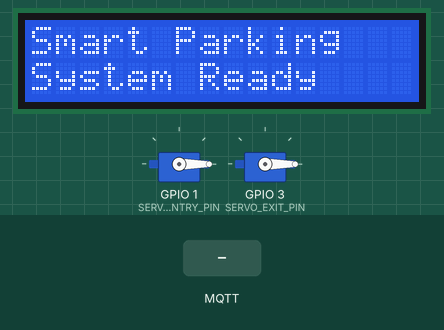
Recording of a sketch running on a simulated ESP32-S3. Parts: 2 × servo, 16×2 character LCD. The inputs (shaded band) are chosen by the test bench. WiFi joins after 1.5 s; servers stay silent unless stated; no MQTT or app messages arrive unless stated; what the sketch prints to the serial monitor is not drawn.

Above: at 3.8 s.
3.9 s: MQTT message "OPEN" arrives on the third subscribed topic
At 5.0 s:
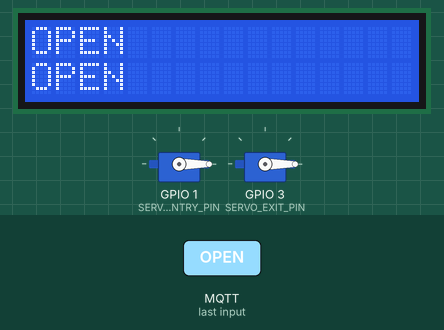
5.4 s: MQTT message "1" arrives on the third subscribed topic
At 6.6 s:
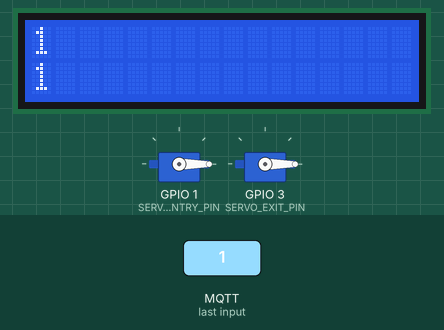
6.9 s: MQTT message "on" arrives on the third subscribed topic
At 7.4 s:
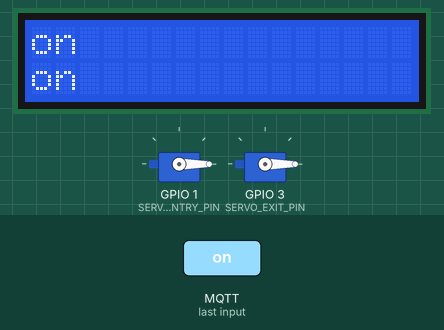
8.4 s: MQTT message "off" arrives on the third subscribed topic
At 9.6 s:
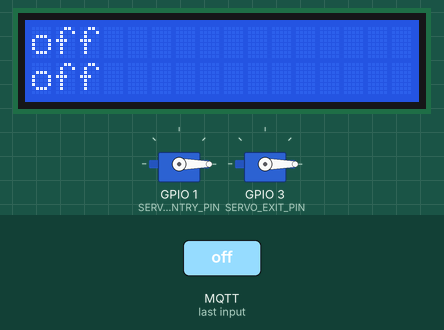
9.9 s: MQTT message "OPEN" arrives on the first subscribed topic
At 11.1 s:
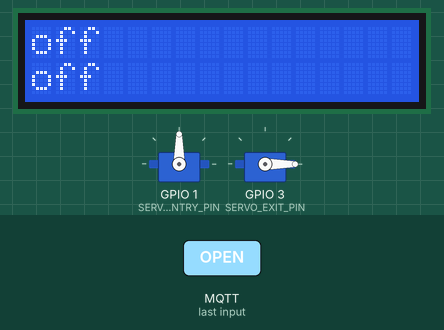
11.4 s: MQTT message "OPEN" arrives on the second subscribed topic
At 14.3 s:
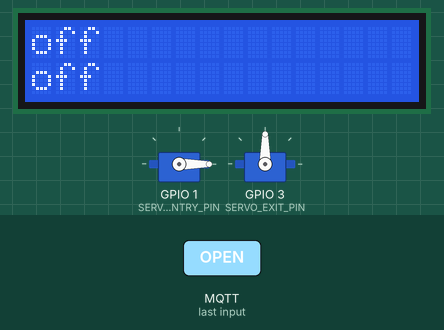
Timing chart, 0 to 17.4 s (numbered marks = the images above; inputs shaded):
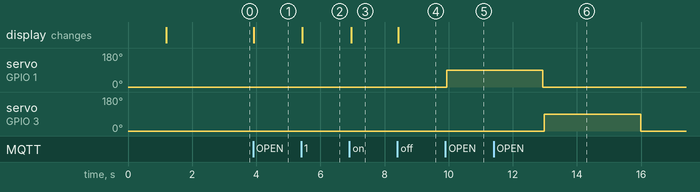

Measured:
- after the input at 3.9 s, the display: changes at once (image 1)
- after the input at 5.4 s, the display: changes at once (image 2)
- after the input at 6.9 s, the display: changes after 0.05 s (image 3)
- after the input at 8.4 s, the display: changes at once (image 4)
- after the input at 9.9 s, servo on GPIO 1 (SERVO_ENTRY_PIN): 0° → 90° at once
- after the input at 11.4 s, servo on GPIO 3 (SERVO_EXIT_PIN): 0° → 90° after 1.6 s, → 0° 3.0 s later

The sketch:

myparkirgua_s3.ino
```cpp
// ============================================================
//  myparkirgua_s3.ino  –  Versi ESP32-S3
//  Pin khusus ESP32-S3 + LCD I2C 16x2 + 2x RFID + 2x Servo + MQTT
// ============================================================

#include <Arduino.h>
#include <WiFi.h>
#include <PubSubClient.h>
#include <SPI.h>
#include <MFRC522.h>
#include <ESP32Servo.h>
#include <Wire.h>
#include <LiquidCrystal_I2C.h>

/* ================= WIFI & MQTT ================= */
const char *ssid     = "binbin";
const char *password = "12121212";

const char *mqtt_server = "broker.hivemq.com";
const int   mqtt_port   = 1883;

/* ================= MQTT TOPIC ================= */
#define TOPIC_ENTRY_RFID  "parking/tbintanh/entry/rfid"
#define TOPIC_EXIT_RFID   "parking/tbintanh/exit/rfid"
#define TOPIC_ENTRY_SERVO "parking/tbintanh/entry/servo"
#define TOPIC_EXIT_SERVO  "parking/tbintanh/exit/servo"
#define TOPIC_LCD         "parking/tbintanh/lcd"

/* ================= RFID (ESP32-S3) =================
   SPI: SCK=12  MOSI=13  MISO=14
   RFID Entry : SS=10  RST=2
   RFID Exit  : SS=15  RST=4
   ================================================== */
#define SPI_SCK_PIN   12
#define SPI_MOSI_PIN  13
#define SPI_MISO_PIN  14

#define RST_ENTRY_PIN 2
#define SS_ENTRY_PIN  10

#define RST_EXIT_PIN  4
#define SS_EXIT_PIN   15

MFRC522 rfidEntry(SS_ENTRY_PIN, RST_ENTRY_PIN);
MFRC522 rfidExit(SS_EXIT_PIN,  RST_EXIT_PIN);

/* ================= SERVO (ESP32-S3) =================
   Servo Entry : GPIO 1
   Servo Exit  : GPIO 3
   ================================================== */
#define SERVO_ENTRY_PIN 1
#define SERVO_EXIT_PIN  3

Servo servoEntry;
Servo servoExit;

/* ================= LCD I2C 16x2 (ESP32-S3) ==========
   I2C: SDA=37  SCL=36
   Alamat I2C LCD biasanya 0x27, coba 0x3F jika tidak muncul
   ================================================== */
#define I2C_SDA_PIN 37
#define I2C_SCL_PIN 36

LiquidCrystal_I2C lcd(0x27, 16, 2);

/* ================= MQTT ================= */
WiFiClient    espClient;
PubSubClient  client(espClient);

void connectWiFi()
{
    WiFi.begin(ssid, password);
    while (WiFi.status() != WL_CONNECTED)
    {
        delay(500);
    }
}

String getMqttClientId()
{
    uint64_t chipid = ESP.getEfuseMac();
    char id[50];
    snprintf(id, sizeof(id), "smartparking-%04X%08X",
             (uint16_t)(chipid >> 32),
             (uint32_t)chipid);
    return String(id);
}

void reconnectMQTT()
{
    while (!client.connected())
    {
        if (client.connect(getMqttClientId().c_str()))
        {
            client.subscribe(TOPIC_ENTRY_SERVO);
            client.subscribe(TOPIC_EXIT_SERVO);
            client.subscribe(TOPIC_LCD);
        }
        else
        {
            delay(2000);
        }
    }
}

/* ================= SERVO CONTROL ================= */
void openServo(Servo &servo)
{
    servo.write(90);
    delay(3000);
    servo.write(0);
}

/* ================= LCD DISPLAY ================= */
void showLCD(String line1, String line2)
{
    lcd.clear();
    lcd.setCursor(0, 0);
    lcd.print(line1);
    lcd.setCursor(0, 1);
    lcd.print(line2);
}

/* ================= MQTT CALLBACK ================= */
void callback(char *topic, byte *payload, unsigned int length)
{
    String message;
    for (int i = 0; i < length; i++)
    {
        message += (char)payload[i];
    }

    if (String(topic) == TOPIC_ENTRY_SERVO)
    {
        if (message.indexOf("OPEN") >= 0)
        {
            openServo(servoEntry);
        }
    }

    if (String(topic) == TOPIC_EXIT_SERVO)
    {
        if (message.indexOf("OPEN") >= 0)
        {
            openServo(servoExit);
        }
    }

    if (String(topic) == TOPIC_LCD)
    {
        int    separator = message.indexOf('|');
        String line1     = message.substring(0, separator);
        String line2     = message.substring(separator + 1);
        showLCD(line1, line2);
    }
}

/* ================= RFID READ ================= */
String readRFID(MFRC522 &rfid)
{
    if (!rfid.PICC_IsNewCardPresent() || !rfid.PICC_ReadCardSerial())
    {
        return "";
    }

    String uid = "";
    for (byte i = 0; i < rfid.uid.size; i++)
    {
        uid += String(rfid.uid.uidByte[i], HEX);
    }
    uid.toUpperCase();

    rfid.PICC_HaltA();
    rfid.PCD_StopCrypto1();

    return uid;
}

/* ================= DEBUG RFID ================= */
void debugRFID(MFRC522 &rfid, String label)
{
    byte v = rfid.PCD_ReadRegister(MFRC522::VersionReg);
    Serial.print("[RFID DEBUG] " + label + " VersionReg = 0x");
    Serial.print(v, HEX);
    if (v == 0x91 || v == 0x92)
        Serial.println(" -> OK (MFRC522 terdeteksi)");
    else if (v == 0x00 || v == 0xFF)
        Serial.println(" -> ERROR! Tidak terdeteksi. Cek kabel SPI & SS/RST.");
    else
        Serial.println(" -> nilai tidak dikenal, mungkin bukan MFRC522");
}

/* ================= SETUP ================= */
void setup()
{
    Serial.begin(115200);
    delay(1000);

    Serial.println("\n===== BOOT ESP32-S3 =====");

    // ----- SS pin HIGH dulu sebelum SPI -----
    pinMode(SS_ENTRY_PIN, OUTPUT);
    pinMode(SS_EXIT_PIN,  OUTPUT);
    digitalWrite(SS_ENTRY_PIN, HIGH);
    digitalWrite(SS_EXIT_PIN,  HIGH);

    // ----- SPI -----
    SPI.begin(SPI_SCK_PIN, SPI_MISO_PIN, SPI_MOSI_PIN, SS_ENTRY_PIN);
    Serial.println("[SPI] Begin SCK=12 MOSI=13 MISO=14");

    // ----- RFID -----
    Serial.println("[RFID] Init Entry...");
    rfidEntry.PCD_Init();
    debugRFID(rfidEntry, "ENTRY");

    Serial.println("[RFID] Init Exit...");
    rfidExit.PCD_Init();
    debugRFID(rfidExit, "EXIT");

    // ----- Servo -----
    servoEntry.attach(SERVO_ENTRY_PIN);
    servoExit.attach(SERVO_EXIT_PIN);
    servoEntry.write(0);
    servoExit.write(0);

    // ----- I2C + LCD -----
    Wire.begin(I2C_SDA_PIN, I2C_SCL_PIN);
    lcd.init();
    lcd.backlight();
    showLCD("Smart Parking", "System Ready");

    // ----- WiFi & MQTT -----
    connectWiFi();
    Serial.println("[WiFi] Connected: " + WiFi.localIP().toString());
    client.setServer(mqtt_server, mqtt_port);
    client.setCallback(callback);

    Serial.println("===== SETUP DONE =====\n");
}

/* ================= LOOP ================= */
void loop()
{
    if (!client.connected())
    {
        reconnectMQTT();
    }
    client.loop();

    // --- ENTRY ---
    if (rfidEntry.PICC_IsNewCardPresent())
    {
        Serial.println("[RFID ENTRY] Kartu terdeteksi...");
        if (rfidEntry.PICC_ReadCardSerial())
        {
            String uid = "";
            for (byte i = 0; i < rfidEntry.uid.size; i++)
                uid += String(rfidEntry.uid.uidByte[i], HEX);
            uid.toUpperCase();
            rfidEntry.PICC_HaltA();
            rfidEntry.PCD_StopCrypto1();

            String payload = "{\"rfid\":\"" + uid + "\"}";
            client.publish(TOPIC_ENTRY_RFID, payload.c_str());
            Serial.println("[RFID ENTRY] Publish: " + payload);
            delay(2000);
        }
        else
        {
            Serial.println("[RFID ENTRY] Gagal baca serial kartu.");
        }
    }

    // --- EXIT ---
    if (rfidExit.PICC_IsNewCardPresent())
    {
        Serial.println("[RFID EXIT] Kartu terdeteksi...");
        if (rfidExit.PICC_ReadCardSerial())
        {
            String uid = "";
            for (byte i = 0; i < rfidExit.uid.size; i++)
                uid += String(rfidExit.uid.uidByte[i], HEX);
            uid.toUpperCase();
            rfidExit.PICC_HaltA();
            rfidExit.PCD_StopCrypto1();

            String payload = "{\"rfid\":\"" + uid + "\"}";
            client.publish(TOPIC_EXIT_RFID, payload.c_str());
            Serial.println("[RFID EXIT] Publish: " + payload);
            delay(2000);
        }
        else
        {
            Serial.println("[RFID EXIT] Gagal baca serial kartu.");
        }
    }
}
```
